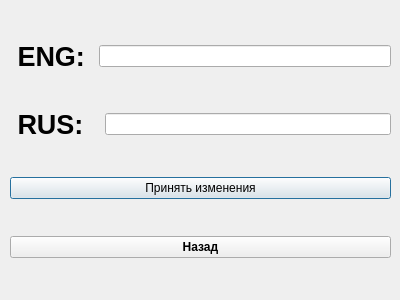
<?xml version="1.0" encoding="UTF-8"?>
<ui version="4.0">
 <class>NewWord</class>
 <widget class="QDialog" name="NewWord">
  <property name="geometry">
   <rect>
    <x>0</x>
    <y>0</y>
    <width>400</width>
    <height>300</height>
   </rect>
  </property>
  <property name="minimumSize">
   <size>
    <width>0</width>
    <height>0</height>
   </size>
  </property>
  <property name="windowTitle">
   <string>Добавление нового слова</string>
  </property>
  <widget class="QWidget" name="layoutWidget">
   <property name="geometry">
    <rect>
     <x>10</x>
     <y>10</y>
     <width>381</width>
     <height>281</height>
    </rect>
   </property>
   <layout class="QVBoxLayout" name="verticalLayout">
    <item>
     <layout class="QHBoxLayout" name="horizontalLayout">
      <item>
       <widget class="QLabel" name="label">
        <property name="minimumSize">
         <size>
          <width>0</width>
          <height>0</height>
         </size>
        </property>
        <property name="maximumSize">
         <size>
          <width>16777215</width>
          <height>16777215</height>
         </size>
        </property>
        <property name="sizeIncrement">
         <size>
          <width>0</width>
          <height>0</height>
         </size>
        </property>
        <property name="baseSize">
         <size>
          <width>0</width>
          <height>0</height>
         </size>
        </property>
        <property name="font">
         <font>
          <pointsize>20</pointsize>
          <weight>75</weight>
          <bold>true</bold>
         </font>
        </property>
        <property name="text">
         <string> ENG: </string>
        </property>
       </widget>
      </item>
      <item>
       <widget class="QLineEdit" name="eng_new_word">
        <property name="enabled">
         <bool>true</bool>
        </property>
        <property name="minimumSize">
         <size>
          <width>292</width>
          <height>0</height>
         </size>
        </property>
        <property name="autoFillBackground">
         <bool>false</bool>
        </property>
        <property name="inputMask">
         <string/>
        </property>
       </widget>
      </item>
     </layout>
    </item>
    <item>
     <layout class="QHBoxLayout" name="horizontalLayout_2">
      <item>
       <widget class="QLabel" name="label_2">
        <property name="font">
         <font>
          <pointsize>20</pointsize>
          <weight>75</weight>
          <bold>true</bold>
         </font>
        </property>
        <property name="text">
         <string> RUS:  </string>
        </property>
       </widget>
      </item>
      <item>
       <widget class="QLineEdit" name="rus_new_word">
        <property name="enabled">
         <bool>true</bool>
        </property>
        <property name="sizePolicy">
         <sizepolicy hsizetype="Expanding" vsizetype="Fixed">
          <horstretch>0</horstretch>
          <verstretch>0</verstretch>
         </sizepolicy>
        </property>
       </widget>
      </item>
     </layout>
    </item>
    <item>
     <widget class="QPushButton" name="save_Button">
      <property name="text">
       <string>Принять изменения</string>
      </property>
     </widget>
    </item>
    <item>
     <widget class="QPushButton" name="cancel_Button">
      <property name="font">
       <font>
        <weight>75</weight>
        <bold>true</bold>
       </font>
      </property>
      <property name="text">
       <string>Назад</string>
      </property>
     </widget>
    </item>
   </layout>
  </widget>
 </widget>
 <resources/>
 <connections/>
</ui>
